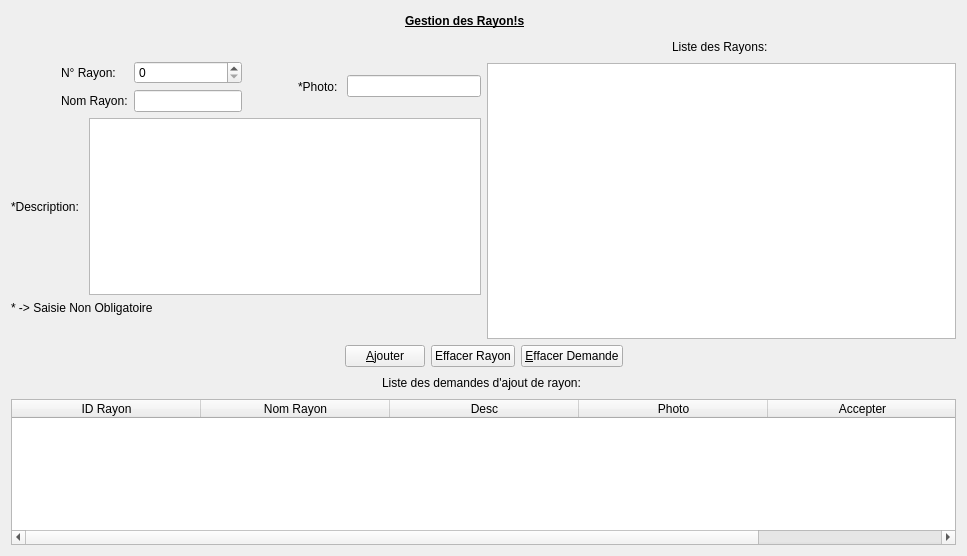
<?xml version="1.0" encoding="UTF-8"?>
<ui version="4.0">
 <class>Rayon</class>
 <widget class="QDialog" name="Rayon">
  <property name="geometry">
   <rect>
    <x>0</x>
    <y>0</y>
    <width>967</width>
    <height>556</height>
   </rect>
  </property>
  <property name="windowTitle">
   <string>Rayon</string>
  </property>
  <layout class="QVBoxLayout" name="verticalLayout_5">
   <item>
    <layout class="QHBoxLayout" name="horizontalLayout">
     <item>
      <spacer name="horizontalSpacer">
       <property name="orientation">
        <enum>Qt::Horizontal</enum>
       </property>
       <property name="sizeHint" stdset="0">
        <size>
         <width>40</width>
         <height>20</height>
        </size>
       </property>
      </spacer>
     </item>
     <item>
      <widget class="QLabel" name="label">
       <property name="font">
        <font>
         <weight>75</weight>
         <bold>true</bold>
         <underline>true</underline>
        </font>
       </property>
       <property name="text">
        <string>Gestion des Rayon!s</string>
       </property>
      </widget>
     </item>
     <item>
      <spacer name="horizontalSpacer_2">
       <property name="orientation">
        <enum>Qt::Horizontal</enum>
       </property>
       <property name="sizeHint" stdset="0">
        <size>
         <width>40</width>
         <height>20</height>
        </size>
       </property>
      </spacer>
     </item>
     <item>
      <widget class="QPushButton" name="pushButtonProduitQuitter">
       <property name="styleSheet">
        <string notr="true">border:none</string>
       </property>
       <property name="text">
        <string/>
       </property>
       <property name="icon">
        <iconset resource="nWBackOffice.qrc">
         <normaloff>:/icones/mesIcones/iconFermer2.png</normaloff>:/icones/mesIcones/iconFermer2.png</iconset>
       </property>
      </widget>
     </item>
    </layout>
   </item>
   <item>
    <layout class="QHBoxLayout" name="horizontalLayout_8">
     <item>
      <layout class="QVBoxLayout" name="verticalLayout_4">
       <item>
        <spacer name="verticalSpacer">
         <property name="orientation">
          <enum>Qt::Vertical</enum>
         </property>
         <property name="sizeHint" stdset="0">
          <size>
           <width>20</width>
           <height>40</height>
          </size>
         </property>
        </spacer>
       </item>
       <item>
        <layout class="QVBoxLayout" name="verticalLayout_3">
         <item>
          <layout class="QHBoxLayout" name="horizontalLayout_6">
           <item>
            <layout class="QFormLayout" name="formLayout">
             <property name="fieldGrowthPolicy">
              <enum>QFormLayout::AllNonFixedFieldsGrow</enum>
             </property>
             <property name="leftMargin">
              <number>50</number>
             </property>
             <property name="rightMargin">
              <number>50</number>
             </property>
             <item row="0" column="0">
              <widget class="QLabel" name="label_4">
               <property name="text">
                <string>N° Rayon: </string>
               </property>
              </widget>
             </item>
             <item row="0" column="1">
              <widget class="QSpinBox" name="spinBoxNUmRayon"/>
             </item>
             <item row="1" column="0">
              <widget class="QLabel" name="label_5">
               <property name="text">
                <string>Nom Rayon:</string>
               </property>
              </widget>
             </item>
             <item row="1" column="1">
              <widget class="QLineEdit" name="lineEditNomRayon"/>
             </item>
            </layout>
           </item>
           <item>
            <layout class="QHBoxLayout" name="horizontalLayout_5">
             <item>
              <widget class="QLabel" name="label_6">
               <property name="text">
                <string>*Photo: </string>
               </property>
              </widget>
             </item>
             <item>
              <widget class="QLineEdit" name="lineEditPhoto"/>
             </item>
            </layout>
           </item>
          </layout>
         </item>
         <item>
          <layout class="QHBoxLayout" name="horizontalLayout_7">
           <item>
            <widget class="QLabel" name="label_7">
             <property name="text">
              <string>*Description: </string>
             </property>
            </widget>
           </item>
           <item>
            <widget class="QPlainTextEdit" name="plainTextEditDesc"/>
           </item>
          </layout>
         </item>
        </layout>
       </item>
       <item>
        <widget class="QLabel" name="label_8">
         <property name="text">
          <string>* -&gt; Saisie Non Obligatoire</string>
         </property>
        </widget>
       </item>
       <item>
        <spacer name="verticalSpacer_2">
         <property name="orientation">
          <enum>Qt::Vertical</enum>
         </property>
         <property name="sizeHint" stdset="0">
          <size>
           <width>20</width>
           <height>40</height>
          </size>
         </property>
        </spacer>
       </item>
      </layout>
     </item>
     <item>
      <layout class="QVBoxLayout" name="verticalLayout">
       <item>
        <layout class="QHBoxLayout" name="horizontalLayout_2">
         <item>
          <spacer name="horizontalSpacer_3">
           <property name="orientation">
            <enum>Qt::Horizontal</enum>
           </property>
           <property name="sizeHint" stdset="0">
            <size>
             <width>40</width>
             <height>20</height>
            </size>
           </property>
          </spacer>
         </item>
         <item>
          <widget class="QLabel" name="label_2">
           <property name="text">
            <string>Liste des Rayons: </string>
           </property>
          </widget>
         </item>
         <item>
          <spacer name="horizontalSpacer_4">
           <property name="orientation">
            <enum>Qt::Horizontal</enum>
           </property>
           <property name="sizeHint" stdset="0">
            <size>
             <width>40</width>
             <height>20</height>
            </size>
           </property>
          </spacer>
         </item>
        </layout>
       </item>
       <item>
        <widget class="QListWidget" name="listWidgetRayon">
         <property name="selectionMode">
          <enum>QAbstractItemView::SingleSelection</enum>
         </property>
        </widget>
       </item>
      </layout>
     </item>
    </layout>
   </item>
   <item>
    <layout class="QHBoxLayout" name="horizontalLayout_4">
     <item>
      <spacer name="horizontalSpacer_7">
       <property name="orientation">
        <enum>Qt::Horizontal</enum>
       </property>
       <property name="sizeHint" stdset="0">
        <size>
         <width>40</width>
         <height>20</height>
        </size>
       </property>
      </spacer>
     </item>
     <item>
      <widget class="QPushButton" name="pushButtonAjouterRayon">
       <property name="text">
        <string>&amp;Ajouter</string>
       </property>
       <property name="icon">
        <iconset resource="nWBackOffice.qrc">
         <normaloff>:/icones/mesIcones/iconValider.png</normaloff>:/icones/mesIcones/iconValider.png</iconset>
       </property>
      </widget>
     </item>
     <item>
      <widget class="QPushButton" name="pushButtonEffacerRayon">
       <property name="text">
        <string>Effacer Rayon</string>
       </property>
       <property name="icon">
        <iconset resource="nWBackOffice.qrc">
         <normaloff>:/icones/mesIcones/iconEffacer.png</normaloff>:/icones/mesIcones/iconEffacer.png</iconset>
       </property>
      </widget>
     </item>
     <item>
      <widget class="QPushButton" name="pushButtonEffacerDamanderRayon">
       <property name="text">
        <string>&amp;Effacer Demande</string>
       </property>
       <property name="icon">
        <iconset resource="nWBackOffice.qrc">
         <normaloff>:/icones/mesIcones/iconEffacer.png</normaloff>:/icones/mesIcones/iconEffacer.png</iconset>
       </property>
      </widget>
     </item>
     <item>
      <spacer name="horizontalSpacer_8">
       <property name="orientation">
        <enum>Qt::Horizontal</enum>
       </property>
       <property name="sizeHint" stdset="0">
        <size>
         <width>40</width>
         <height>20</height>
        </size>
       </property>
      </spacer>
     </item>
    </layout>
   </item>
   <item>
    <layout class="QVBoxLayout" name="verticalLayout_2">
     <item>
      <layout class="QHBoxLayout" name="horizontalLayout_3">
       <item>
        <spacer name="horizontalSpacer_5">
         <property name="orientation">
          <enum>Qt::Horizontal</enum>
         </property>
         <property name="sizeHint" stdset="0">
          <size>
           <width>40</width>
           <height>20</height>
          </size>
         </property>
        </spacer>
       </item>
       <item>
        <widget class="QLabel" name="label_3">
         <property name="text">
          <string>Liste des demandes d'ajout de rayon: </string>
         </property>
        </widget>
       </item>
       <item>
        <spacer name="horizontalSpacer_6">
         <property name="orientation">
          <enum>Qt::Horizontal</enum>
         </property>
         <property name="sizeHint" stdset="0">
          <size>
           <width>40</width>
           <height>20</height>
          </size>
         </property>
        </spacer>
       </item>
      </layout>
     </item>
     <item>
      <widget class="QTableWidget" name="tableWidgetRayon">
       <property name="selectionMode">
        <enum>QAbstractItemView::SingleSelection</enum>
       </property>
       <property name="selectionBehavior">
        <enum>QAbstractItemView::SelectRows</enum>
       </property>
       <attribute name="horizontalHeaderVisible">
        <bool>true</bool>
       </attribute>
       <attribute name="horizontalHeaderCascadingSectionResizes">
        <bool>false</bool>
       </attribute>
       <attribute name="horizontalHeaderDefaultSectionSize">
        <number>189</number>
       </attribute>
       <attribute name="horizontalHeaderHighlightSections">
        <bool>false</bool>
       </attribute>
       <attribute name="horizontalHeaderMinimumSectionSize">
        <number>19</number>
       </attribute>
       <attribute name="horizontalHeaderShowSortIndicator" stdset="0">
        <bool>true</bool>
       </attribute>
       <attribute name="horizontalHeaderStretchLastSection">
        <bool>false</bool>
       </attribute>
       <attribute name="verticalHeaderVisible">
        <bool>false</bool>
       </attribute>
       <attribute name="verticalHeaderCascadingSectionResizes">
        <bool>false</bool>
       </attribute>
       <column>
        <property name="text">
         <string>ID Rayon</string>
        </property>
       </column>
       <column>
        <property name="text">
         <string>Nom Rayon</string>
        </property>
       </column>
       <column>
        <property name="text">
         <string>Desc</string>
        </property>
       </column>
       <column>
        <property name="text">
         <string>Photo</string>
        </property>
       </column>
       <column>
        <property name="text">
         <string>Accepter</string>
        </property>
       </column>
      </widget>
     </item>
    </layout>
   </item>
  </layout>
 </widget>
 <resources>
  <include location="nWBackOffice.qrc"/>
 </resources>
 <connections/>
</ui>
